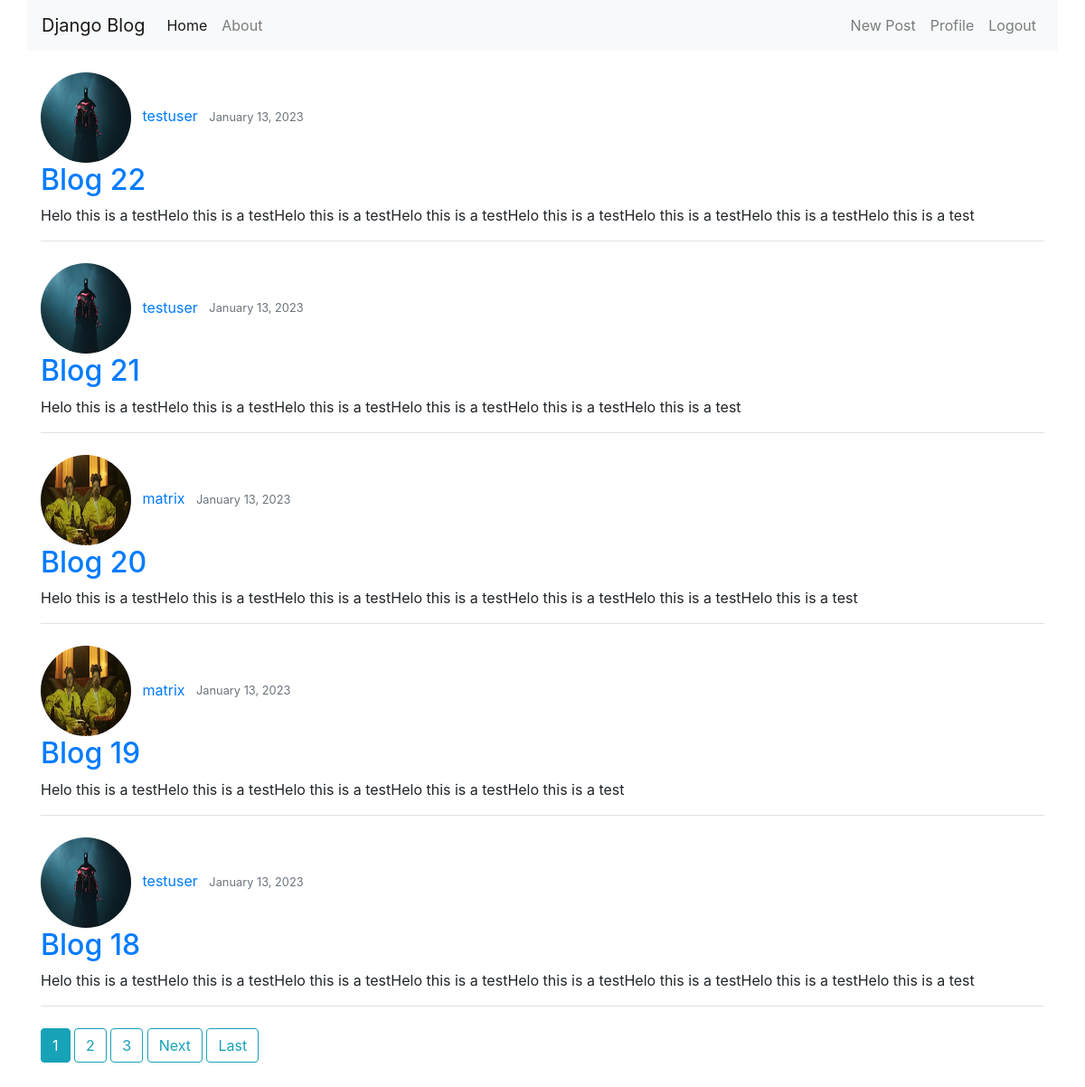
The app's page / (signed in) with its own data.
### blog/models.py (models this page shows, shortened)
class Post(models.Model):
    title = models.CharField(max_length=100)
    content = models.TextField()
    date_posted = models.DateTimeField(default=timezone.now)
    author = models.ForeignKey(User, on_delete=models.CASCADE)

### users/models.py (models this page shows, shortened)
class Profile(models.Model):
    user = models.OneToOneField(User, on_delete=models.CASCADE)
    image = models.ImageField(default='default.jpg', upload_to='profile_pics')

### blog/views.py (the view)
# urls.py: path('', PostListView.as_view(), name='blog-home'),
class PostListView(ListView):
    model = Post
    template_name = 'blog/home.html'  # <app>/<model>_<viewtype>.html  Eg, blog/home_list.html
    context_object_name = 'posts'
    ordering = ['-date_posted']
    paginate_by = 5

### blog/templates/blog/home.html (shortened to what this page needs)
{% extends 'blog/base.html' %}
{% block content %}
    {% for post in posts %}
        <img src="{{ post.author.profile.image.url }}" class="rounded-circle" width="100px" height="100px">
        <a href="#" class="ml-2 mr-2">{{ post.author }}</a>
        <small class="text-muted">{{ post.date_posted | date:"F d, Y" }}</small>
        <h2><a href="{% url 'post-detail' post.id %}">{{ post.title }}</a></h2>
        <p>{{ post.content }}</p>
        <div class="border-bottom"></div>
        <br>
    {% endfor %}
    {% if is_paginated %}
        {% for num in page_obj.paginator.page_range %}
            {% if page_obj.number == num %}
                <a href="?page={{ num }}" class="btn btn-info mb-4">{{ num }}</a>
            {% elif num > page_obj.number|add:'-3' and num < page_obj.number|add:'3' %}
                <a href="?page={{ num }}" class="btn btn-outline-info mb-4">{{ num }}</a>
            {% endif %}
        {% endfor %}
        {% if page_obj.has_next %}
            <a href="?page={{ page_obj.next_page_number }}" class="btn btn-outline-info mb-4">Next</a>
            <a href="?page={{ page_obj.paginator.num_pages }}" class="btn btn-outline-info mb-4">Last</a>
        {% endif%}
    {% endif %}
{% endblock content %}

### records on screen
Post: author.profile.image (placeholder picture), author "testuser", date_posted "January 13, 2023", title "Blog 22", content "Helo this is a testHelo this is a testHelo this is a testHelo this is a testHelo this is a testHelo this is a testHelo this is a testHelo this is a test"
Post: author.profile.image (placeholder picture), author "testuser", date_posted "January 13, 2023", title "Blog 21", content "Helo this is a testHelo this is a testHelo this is a testHelo this is a testHelo this is a testHelo this is a test"
Post: author.profile.image (picture), author "matrix", date_posted "January 13, 2023", title "Blog 20", content "Helo this is a testHelo this is a testHelo this is a testHelo this is a testHelo this is a testHelo this is a testHelo this is a test"
Post: author.profile.image (picture), author "matrix", date_posted "January 13, 2023", title "Blog 19", content "Helo this is a testHelo this is a testHelo this is a testHelo this is a testHelo this is a test"
Post: author.profile.image (placeholder picture), author "testuser", date_posted "January 13, 2023", title "Blog 18", content "Helo this is a testHelo this is a testHelo this is a testHelo this is a testHelo this is a testHelo this is a testHelo this is a testHelo this is a test"

### other values on screen
{{ num }} "1"
{{ num }} "2" "3"
